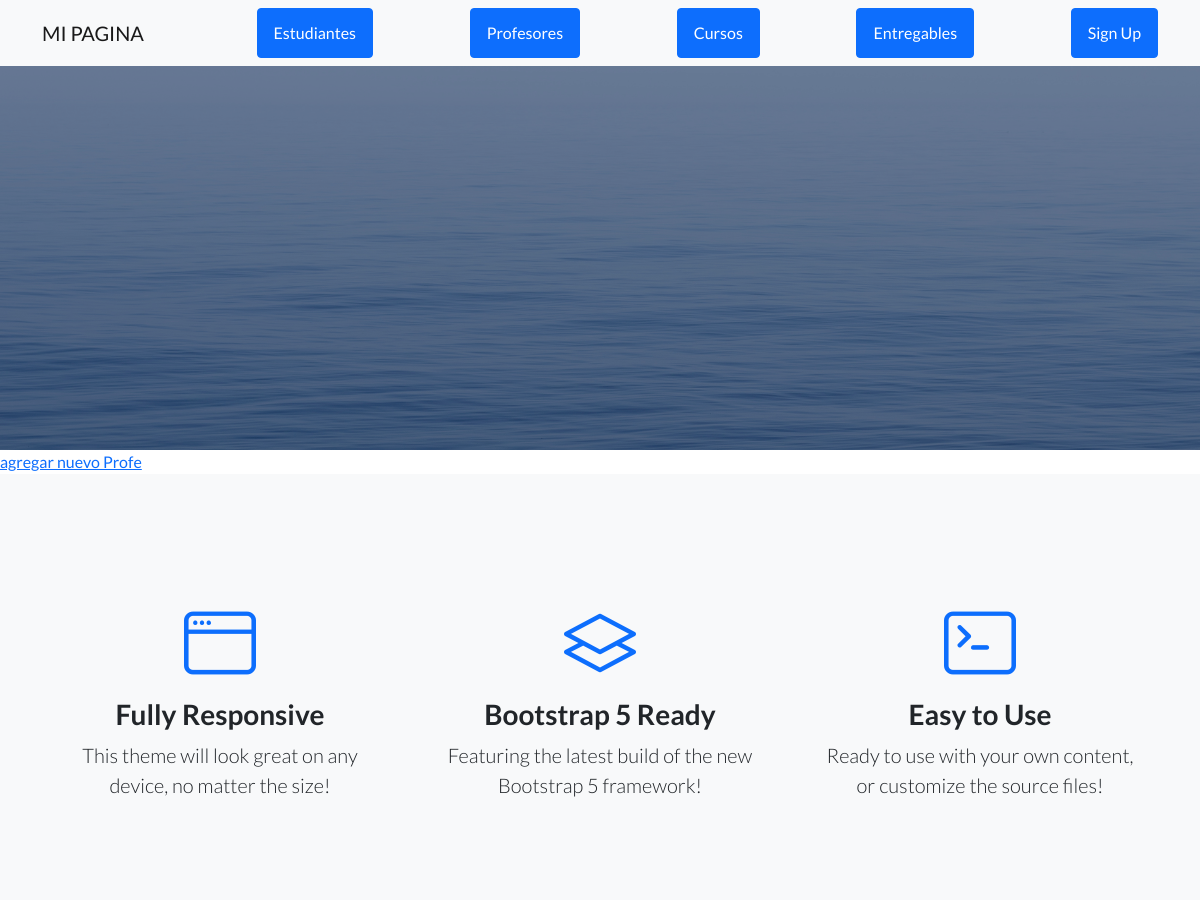
Before: /AppCoder/leerProfesores/ (upper part) with the older database file.
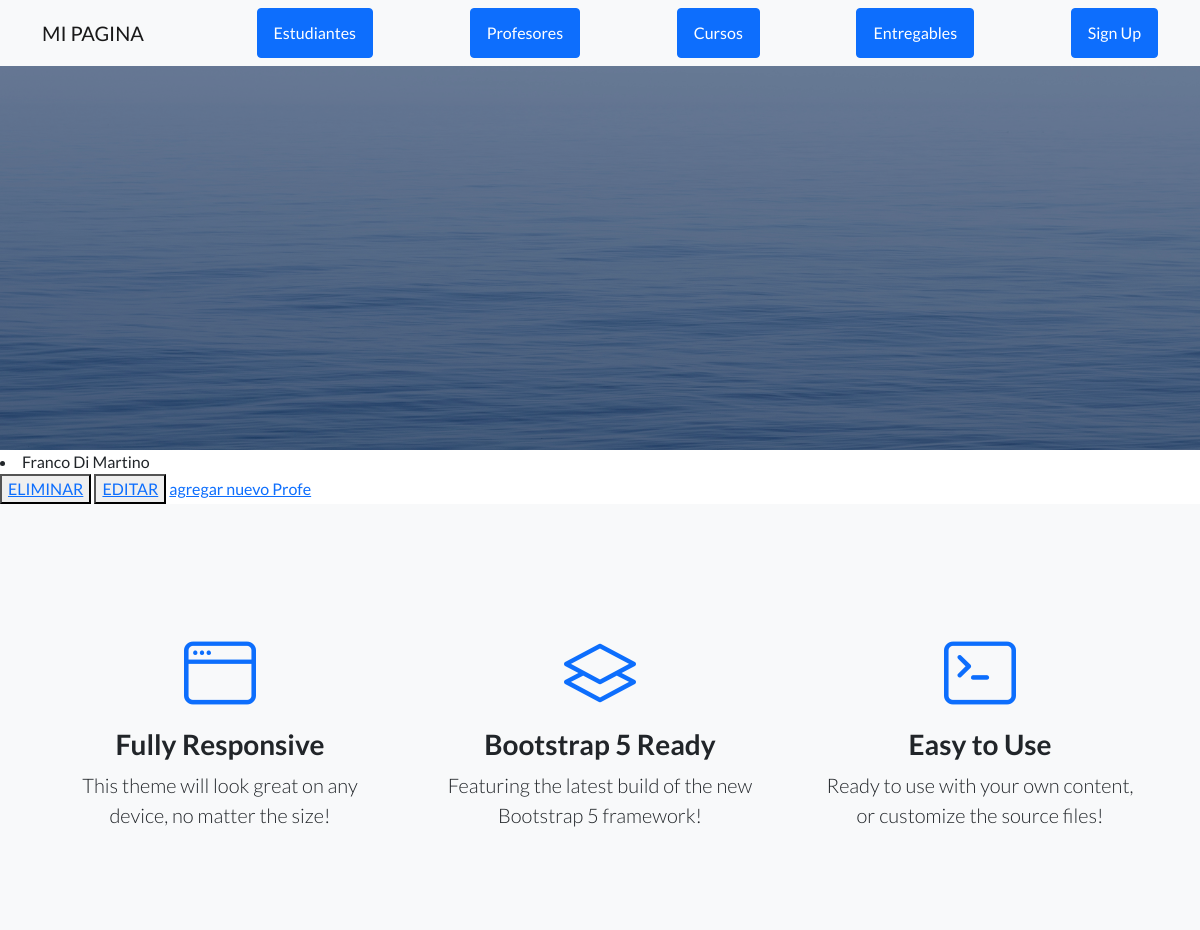
After: the same page with the newer database file.
### AppCoder/models.py (models this page shows)
class Profesor(models.Model):
    nombre= models.CharField(max_length=50)
    apellido= models.CharField(max_length=50)
    email= models.EmailField()
    profesion= models.CharField(max_length=50)
    def __str__(self):
        return self.nombre+" "+str(self.apellido)

### AppCoder/views.py (the view)
# urls.py: path('leerProfesores/', leerprofesores, name='leerprofesores'),
def leerprofesores(request):
    profesores= Profesor.objects.all()
    return render(request, "Appcoder/leerprofesores.html", {"profesores":profesores})

### AppCoder/templates/AppCoder/leerprofesores.html
{% extends "AppCoder/padre.html" %}
{% load static %}
{% block contenido_que_cambia %}
{% for profesor in profesores %}
    <li>{{ profesor }}</li>
    <button>
        <a href="{% url 'eliminarProfesor' profesor.nombre %}">ELIMINAR</a>
    </button>
    <button>
        <a href="{% url 'editarProfesor' profesor.nombre %}">EDITAR</a>
    </button>
{% endfor %}
<a href="{% url 'profeFormulario' %}">agregar nuevo Profe</a>
{% endblock %}

### AppCoder/templates/AppCoder/padre.html (shortened to what this page needs)
<!DOCTYPE html>
<html lang="en">
    <head>
        {% load static %}
        <link href="https://cdn.jsdelivr.net/npm/bootstrap-icons@1.5.0/font/bootstrap-icons.css" rel="stylesheet" type="text/css" />
        <link href="{% static 'AppCoder/css/styles.css' %}" rel="stylesheet" />
    </head>
    <body>
        <nav class="navbar navbar-light bg-light static-top">
            <div class="container">
                <a class="navbar-brand" href="{% url 'inicio' %}">MI PAGINA</a>
                <a class="btn btn-primary" href="{% url 'estudiantes' %}">Estudiantes</a>
                <a class="btn btn-primary" href="{% url 'profesores' %}">Profesores</a>
                <a class="btn btn-primary" href="{% url 'cursos' %}">Cursos</a>
                <a class="btn btn-primary" href="{% url 'entregables' %}">Entregables</a>
                <a class="btn btn-primary" href="#signup">Sign Up</a>
            </div>
        </nav>
        <header class="masthead">
        </header>
        {% block contenido_que_cambia %}
        {% endblock %}
        <section class="features-icons bg-light text-center">
            <div class="container">
                <div class="row">
                    <div class="col-lg-4">
                        <div class="features-icons-item mx-auto mb-5 mb-lg-0 mb-lg-3">
                            <div class="features-icons-icon d-flex"><i class="bi-window m-auto text-primary"></i></div>
                            <h3>Fully Responsive</h3>
                            <p class="lead mb-0">This theme will look great on any device, no matter the size!</p>
                        </div>
                    </div>
                    <div class="col-lg-4">
                        <div class="features-icons-item mx-auto mb-5 mb-lg-0 mb-lg-3">
                            <div class="features-icons-icon d-flex"><i class="bi-layers m-auto text-primary"></i></div>
                            <h3>Bootstrap 5 Ready</h3>
                            <p class="lead mb-0">Featuring the latest build of the new Bootstrap 5 framework!</p>
                        </div>
                    </div>
                    <div class="col-lg-4">
                        <div class="features-icons-item mx-auto mb-0 mb-lg-3">
                            <div class="features-icons-icon d-flex"><i class="bi-terminal m-auto text-primary"></i></div>
                            <h3>Easy to Use</h3>
                            <p class="lead mb-0">Ready to use with your own content, or customize the source files!</p>
                        </div>
                    </div>
                </div>
            </div>
        </section>
    </body>
</html>

Changed rows visible on the page:
added Profesor: nombre+apellido "Franco Di Martino"
